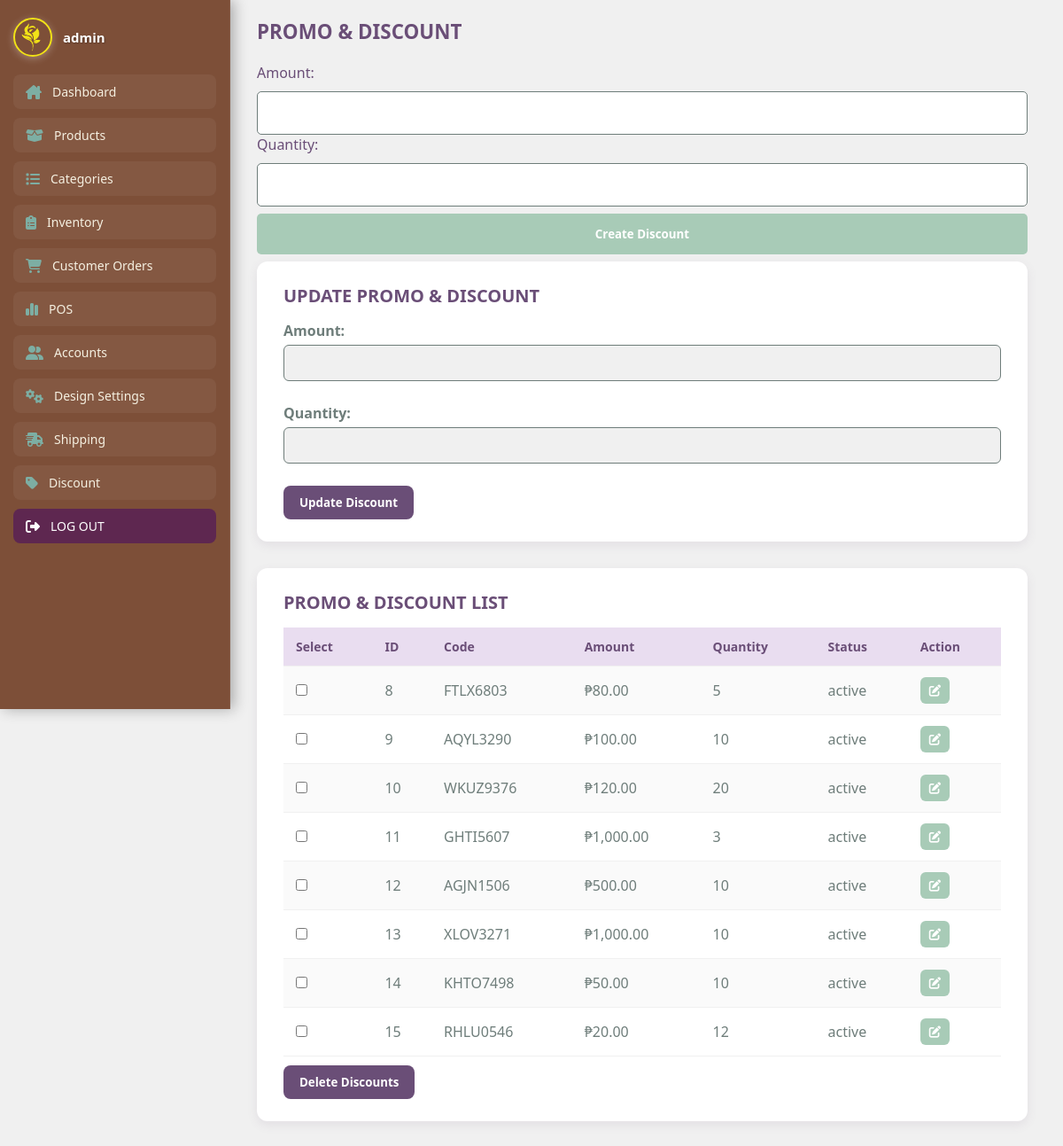
Screenshot of /php/crud-discounts.php with the database file from the repository.
### tables this page shows
CREATE TABLE `discounts` (
  `id` int(11) NOT NULL,
  `code` varchar(8) NOT NULL,
  `amount` decimal(10,2) NOT NULL,
  `qty` int(11) NOT NULL,
  `status` enum('active','fully_redeemed') DEFAULT 'active',
  `user_id` int(11) DEFAULT NULL,
  `usage_count` int(11) DEFAULT 0
);

### php/crud-discounts.php (the view, shortened to what this page needs)
<?php
include('admin-nav.php');
$dbConnection = mysqli_connect("localhost:3306", "root", "", "vincere_de_floret");
function readDiscounts($dbConnection) {
    $query = "SELECT * FROM discounts";
    $result = mysqli_query($dbConnection, $query);
    if ($result) {
        while ($row = mysqli_fetch_assoc($result)) {
            echo "<tr>";
            echo "<td><input type='checkbox' class='select-discount' name='selected_discounts[]' value='" . $row['id'] . "'></td>";
            echo "<td>" . $row['id'] . "</td>";
            echo "<td>" . $row['code'] . "</td>";
            echo "<td>₱" . number_format($row['amount'], 2) . "</td>";
            echo "<td>" . $row['qty'] . "</td>";
            echo "<td>" . $row['status'] . "</td>";
            echo "<td><button type='button' class='edit-discount' data-id='" . $row['id'] . "' data-amount='" . $row['amount'] . "' data-qty='" . $row['qty'] . "'> <i class='fa-solid fa-pen-to-square'></i> </button></td>";
            echo "</tr>";
        }
    } else {
        echo "<div class='notification error'>Error: " . mysqli_error($dbConnection) . "</div>";
    }
}
?>
<!DOCTYPE html>
<html lang="en">
<head>
    <link rel="stylesheet" type="text/css" href="../css/crud-discounts.css">
    <link rel="stylesheet" href="https://cdnjs.cloudflare.com/ajax/libs/font-awesome/6.4.2/css/all.min.css" />
</head>
<body>
    <div class="main-container">
    <div class="content-wrapper">
    <div class="all">
<h1 class="discount-title">PROMO &amp DISCOUNT</h1>
    <div class="container">
        <form method="POST" action="" class="discount-form">
            <label for="amount">Amount:</label>
            <input type="number" step="0.01" name="amount" required><br>
            <label for="qty">Quantity:</label>
            <input type="number" name="qty" required><br>
            <button type="submit" class="btnAll" name="create_discount">Create Discount</button>
        </form>
        <div class="discount-panel">
        <h2> UPDATE PROMO &amp DISCOUNT</h2>
        <form method="POST" action="">
            <label for="amount">Amount:</label>
            <input type="number" step="0.01" name="amount" id="update_amount" required><br>
            <label for="qty">Quantity:</label>
            <input type="number" name="qty" id="update_qty" required><br>
            <button type="submit" class="btnAll" name="update_discount">Update Discount</button>
        </form>
        </div>
        <div class="discount-panel">
        <h2>PROMO &amp DISCOUNT LIST</h2>
        <form method="POST" action="">
            <table>
                <tr>
                    <th>Select</th>
                    <th>ID</th>
                    <th>Code</th>
                    <th>Amount</th>
                    <th>Quantity</th>
                    <th>Status</th>
                    <th>Action</th>
                </tr>
                <?php readDiscounts($dbConnection); ?>
            </table>
            <button type="submit" class="btnAll" name="delete_discounts">Delete Discounts</button>
        </form>
        </div>
    </div>
</div>
</div>
</div>
</body>
</html>

### php/admin-nav.php (shortened to what this page needs)
<?php
require 'connection.php';
if (isset($_GET["newUsername"])) {
    $newAdminName = $_GET["newUsername"];
} else {
    if (isset($_SESSION['adminUsername'])) {
        $newAdminName = $_SESSION['adminUsername'];
    } else {
        $result = mysqli_query($conn, "SELECT username FROM admin WHERE email = 'admin@gmail.com'");
        if ($result && $row = mysqli_fetch_assoc($result)) {
            $newAdminName = $row['username'];
        } else {
            $newAdminName = "ADMIN";
        }
    }
}
$result = mysqli_query($conn, "SELECT image FROM admin WHERE username = '$newAdminName'");
if ($result && $row = mysqli_fetch_assoc($result)) {
    $profile_picture = $row['image'];
} else {
    $profile_picture = "default_image.jpg";
}
?>
<!DOCTYPE html>
<html lang="en">
<head>
    <link rel="stylesheet" href="../css/admin-nav.css">
    <link rel="stylesheet" href="https://cdnjs.cloudflare.com/ajax/libs/font-awesome/6.4.2/css/all.min.css" />
</head>
<body>
<div class="sidebar">
  <div class="sidebar-content">
    <a href="admin-account.php?newUsername=<?php echo urlencode($newAdminName); ?>" class="admin-profile">
      <img src="<?php echo $profile_picture; ?>" alt="Admin Profile">
      <span><?php echo $newAdminName; ?></span>
    </a>
    <nav class="nav-links">
      <a href="admin-dashboard.php" class="nav-btn">
        <i class="fa-solid fa-house-chimney"></i>
        <span>Dashboard</span>
      </a>
      <a href="add-product.php" class="nav-btn">
        <i class="fa-solid fa-box-open"></i>
        <span>Products</span>
      </a>
      <a href="category-management.php" class="nav-btn">
        <i class="fa-solid fa-list"></i>
        <span>Categories</span>
      </a>
      <a href="product-inventory.php" class="nav-btn">
        <i class="fa-solid fa-clipboard-list"></i>
        <span>Inventory</span>
      </a>
      <a href="orders.php" class="nav-btn">
        <i class="fa-solid fa-cart-shopping"></i>
        <span>Customer Orders</span>
      </a>
      <a href="pos.php" class="nav-btn">
        <i class="fa-solid fa-chart-simple"></i>
        <span>POS</span>
      </a>
      <a href="unlock-user.php" class="nav-btn">
        <i class="fa-solid fa-user-group"></i>
        <span>Accounts</span>
      </a>
      <a href="customer-design-setting.php" class="nav-btn">
        <i class="fa-solid fa-gears"></i>
        <span>Design Settings</span>
      </a>
      <a href="crud-shipping.php" class="nav-btn">
        <i class="fa-solid fa-truck-fast"></i>
        <span>Shipping</span>
      </a>
      <a href="crud-discounts.php" class="nav-btn">
        <i class="fa-solid fa-tag"></i>
        <span>Discount</span>
      </a>
      <a href="customer-landing-page.php" class="nav-btn logout">
        <i class="fa-solid fa-right-from-bracket"></i>
        <span>LOG OUT</span>
      </a>
    </nav>
  </div>
</div>
</body>
</html>

### css/admin-nav.css (style rules this page uses)
:root { --primary-yellow: #f1e217; --earth-brown: #713e24; --white: #ffffff; --leaf-green: #a3c585; --lavender-gray: #cbb4d4; --deep-plum: #5e2750; --light-beige: #f5f0e1; --dusty-blue: #7daea3; }
.sidebar { width: 260px; height: 100vh; position: fixed; top: 0; left: 0; background: rgba(113, 62, 36, 0.9); backdrop-filter: blur(12px); border-right: 1px solid rgba(255, 255, 255, 0.08); padding: 20px 15px; box-shadow: 4px 0 15px rgba(0, 0, 0, 0.3); display: flex; flex-direction: column; z-index: 999; overflow: hidden; }
.admin-profile { display: flex; align-items: center; gap: 12px; margin-bottom: 20px; text-decoration: none; color: var(--white); transition: transform 0.3s ease; flex-shrink: 0; }
.admin-profile img { width: 44px; height: 44px; border-radius: 50%; object-fit: cover; border: 2px solid var(--primary-yellow); box-shadow: 0 2px 8px rgba(255, 255, 255, 0.3); }
.admin-profile span { font-size: 15px; font-weight: bold; white-space: nowrap; text-shadow: 1px 1px 2px rgba(0, 0, 0, 0.3); }
.nav-links { display: flex; flex-direction: column; gap: 10px; flex-grow: 1; justify-content: start; flex-wrap: nowrap; overflow: hidden; }
.nav-btn { display: flex; align-items: center; gap: 12px; padding: 10px 14px; background-color: rgba(255, 255, 255, 0.05); border-radius: 8px; color: var(--light-beige); font-weight: 500; position: relative; text-decoration: none; transition: all 0.3s ease; overflow: hidden; font-size: 14px; flex-shrink: 0; }
.nav-btn::before { content: ""; position: absolute; left: 0; top: 0; height: 100%; width: 4px; background-color: var(--primary-yellow); opacity: 0; transition: opacity 0.3s ease; }
.nav-btn i { font-size: 16px; color: var(--dusty-blue); }
.logout { background: var(--deep-plum); color: var(--white); }
.logout i { color: var(--white); }

### css/crud-discounts.css (style rules this page uses)
:root { --floral-rose: #e89cae; --sage-green: #a8cbb7; --snow-white: #ffffff; --cloud-gray: #f0f0f0; --slate-gray: #6e7d7a; --rich-purple: #6a4e77; --light-lavender: #e9ddf0; --primary-yellow: #f1e217; --soft-shadow: rgba(106, 78, 119, 0.1); }
* { margin: 0; padding: 0; box-sizing: border-box; font-family: 'Segoe UI', Tahoma, Geneva, Verdana, sans-serif; }
body { background-color: var(--cloud-gray); color: var(--slate-gray); }
.main-container { display: flex; min-height: 100vh; width: 100%; }
.content-wrapper { margin-left: 250px; flex-grow: 1; padding: 20px 40px; background-color: var(--cloud-gray); overflow-x: auto; }
.discount-form > label { display: block; margin-bottom: 10px; color: var(--rich-purple); }
.discount-form > input[type=number] { width: 100%; padding: 10px; font-size: 1.2em; border: 1px solid var(--slate-gray); border-radius: 5px; }
.discount-form > button { width: 100%; background-color: var(--sage-green); color: var(--snow-white); padding: 14px 20px; margin: 8px 0; border: none; border-radius: 5px; cursor: pointer; }
.discount-title { font-size: 1.4rem; color: var(--rich-purple); margin-bottom: 20px; font-weight: 700; }
.discount-panel { background-color: var(--snow-white); border-radius: 12px; box-shadow: 0 4px 12px var(--soft-shadow); padding: 25px 30px; margin-bottom: 30px; }
.discount-panel h2 { font-size: 20px; color: var(--rich-purple); margin-bottom: 15px; }
.discount-panel form label { display: block; font-weight: 600; margin: 10px 0 5px; }
.discount-panel input[type="number"] { width: 100%; padding: 10px; border: 1px solid var(--slate-gray); border-radius: 6px; margin-bottom: 15px; font-size: 14px; background-color: var(--cloud-gray); }
.discount-panel table { width: 100%; border-collapse: collapse; margin-top: 10px; }
.discount-panel table th, .discount-panel table td { padding: 12px 14px; border-bottom: 1px solid var(--cloud-gray); text-align: left; }
.discount-panel table th { background-color: var(--light-lavender); color: var(--rich-purple); font-size: 14px; }
.discount-panel table tr:nth-child(even) { background-color: #fafafa; }
.discount-panel .edit-discount { background-color: var(--sage-green); border: none; color: var(--snow-white); padding: 6px 10px; border-radius: 6px; cursor: pointer; transition: background-color 0.3s ease; }
.btnAll { margin-top: 10px; padding: 10px 18px; border: none; border-radius: 8px; background-color: var(--rich-purple); color: var(--snow-white); cursor: pointer; transition: background-color 0.3s ease; font-weight: bold; }

### rows the page displays
discounts: id "8", code "FTLX6803", amount "80.00", qty "5", status "active"
discounts: id "9", code "AQYL3290", amount "100.00", qty "10", status "active"
discounts: id "10", code "WKUZ9376", amount "120.00", qty "20", status "active"
discounts: id "11", code "GHTI5607", amount "1,000.00", qty "3", status "active"
discounts: id "12", code "AGJN1506", amount "500.00", qty "10", status "active"
discounts: id "13", code "XLOV3271", amount "1,000.00", qty "10", status "active"
discounts: id "14", code "KHTO7498", amount "50.00", qty "10", status "active"
discounts: id "15", code "RHLU0546", amount "20.00", qty "12", status "active"

### other values shown
$newAdminName "admin"
